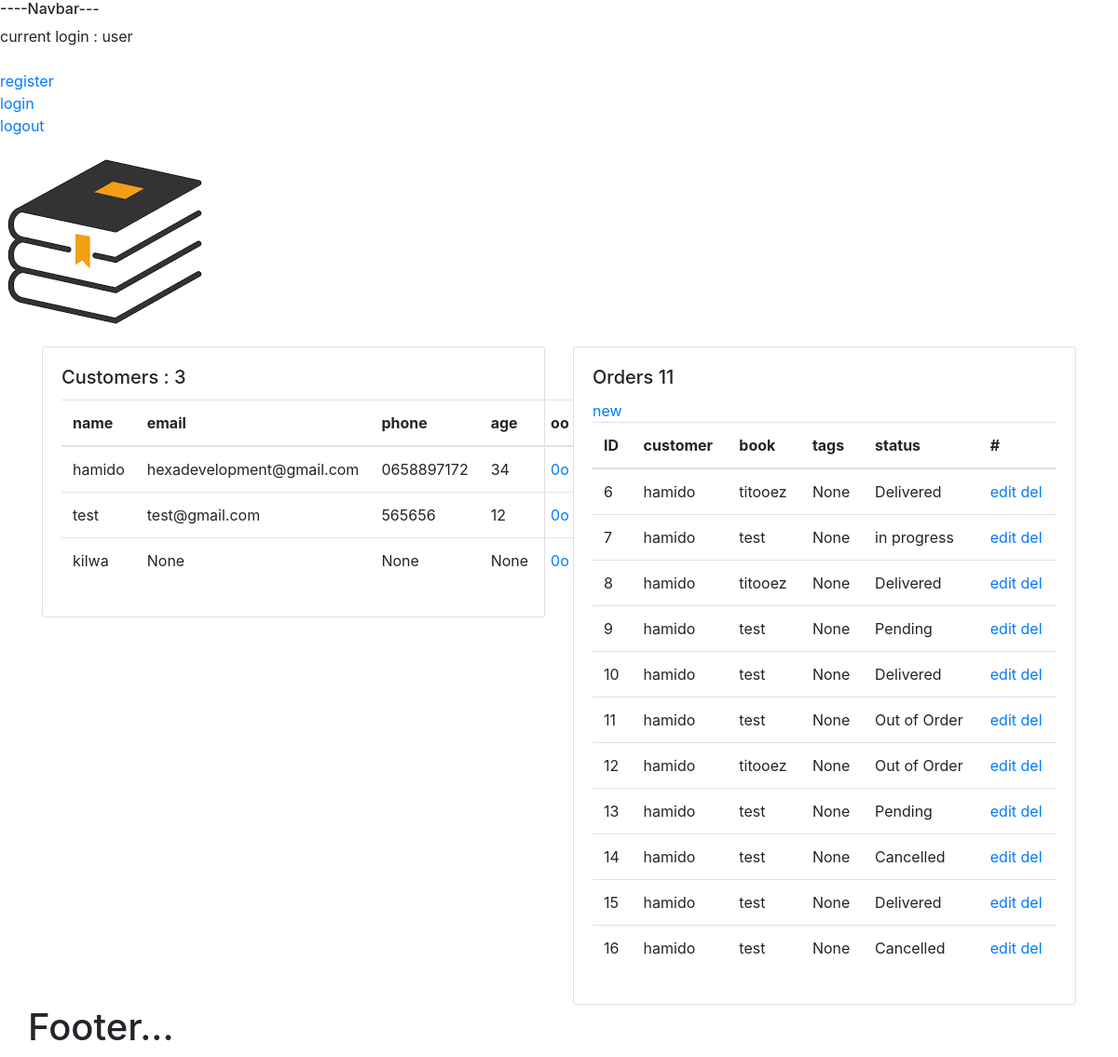
The app's page / (signed in), older data.
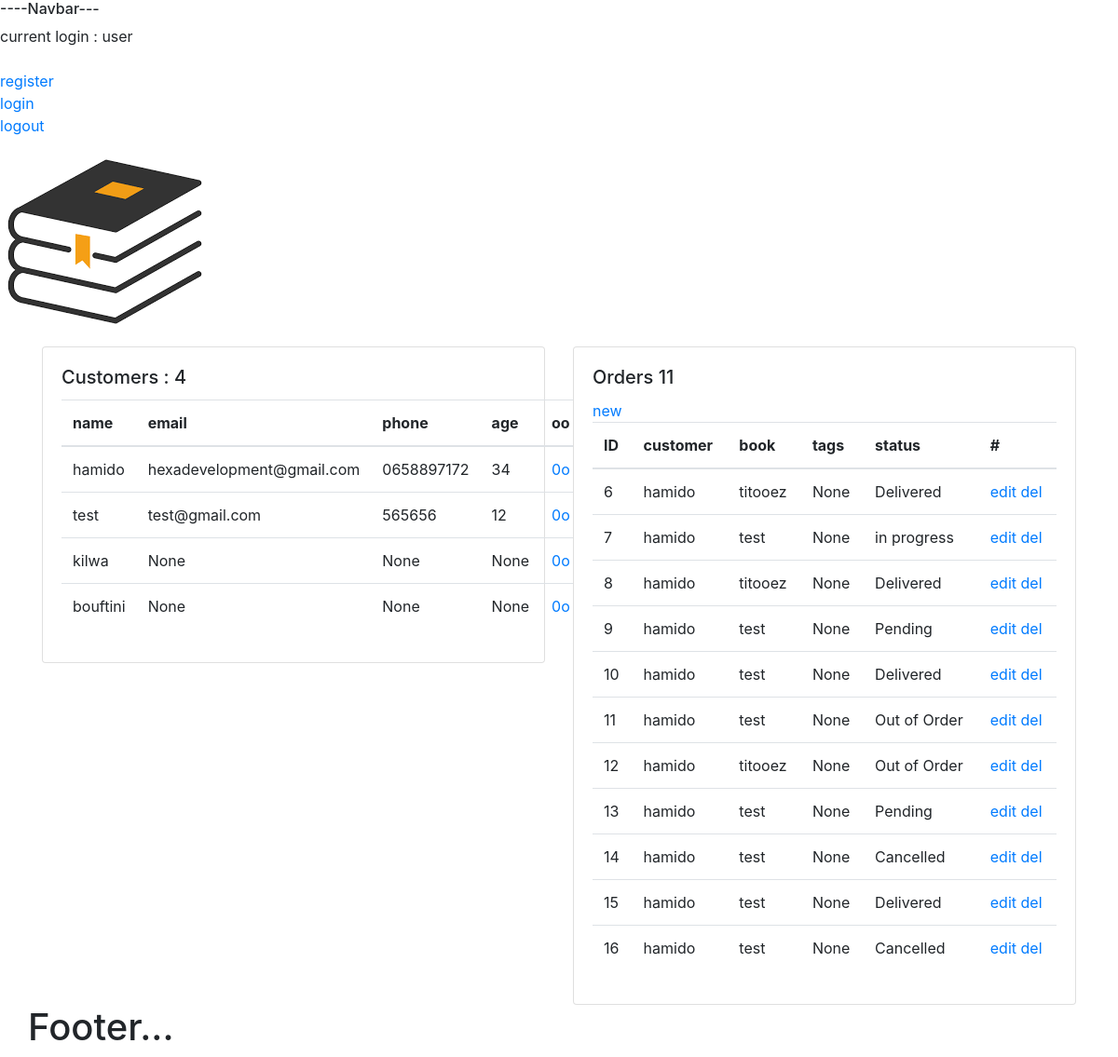
The same page, newer data.
### bookstore/models.py (models this page shows, shortened)
class Customer(models.Model):
    user = models.OneToOneField(User, null=True, on_delete=models.CASCADE)
    name = models.CharField(max_length=140, null=True)
    email = models.EmailField(max_length=140, null=True)
    avatar = models.ImageField(blank=True, null=True, default="book.png")
    phone = models.CharField(max_length=15, null=True)
    age = models.IntegerField(null=True)
    date_created = models.DateTimeField(auto_now_add=True)
    def __str__(self):
        return self.name

class Order(models.Model):
    STATUS = (
        ('Pending', 'Pending'),
        ('Delivered', 'Delivered'),
        ('in progress', 'in progress'),
        ('Out of Order', 'Out of Order'),
        ('Cancelled', 'Cancelled'),
    )
    customer = models.ForeignKey(Customer, null=True, on_delete=models.SET_NULL)
    book = models.ForeignKey(Book, null=True, on_delete=models.SET_NULL)
    tags = models.ManyToManyField(Tag)
    date_created = models.DateTimeField(auto_now_add=True)
    status = models.CharField(max_length=60,null=True, choices=STATUS)

class Book(models.Model):
    CATEGORY = (
        ('Horror', 'Horror'),
        ('Fantasy', 'Fantasy'),
        ('Classic', 'Classic'),
        ('Comics', 'Comics'),
    )
    name = models.CharField(max_length=140, null=True)
    author = models.CharField(max_length=140, null=True)
    price = models.FloatField(null=True)
    category = models.CharField(max_length=120, null=True, choices=CATEGORY)
    description = models.TextField(null=True)
    date_created = models.DateTimeField(auto_now_add=True)
    def __str__(self):
        return self.name

### bookstore/decorators.py (the view)
        def wrapper_func(request, *args, **kwargs):
            group = None
            if request.user.groups.exists():
                group = request.user.groups.all()[0].name
                if group in allowedGroups:
                    return view_func(request, *args, **kwargs)
                else:
                    return redirect('login')

### bookstore/views.py (called while the page is built)
@login_required(login_url='login')
@allowedUser(allowedGroups=['admin'])
def home(request):
    customers = Customer.objects.all()
    t_customers = customers.count()
    orders = Order.objects.all()
    t_orders = orders.count()
    p_orders = orders.filter(status = 'Pending').count()
    d_orders = orders.filter(status = 'Delivered').count()
    in_orders = orders.filter(status = 'in progress').count()
    out_orders = orders.filter(status = 'Out of Order').count()
    c_orders = orders.filter(status = 'Cancelled').count()
    context = {'customers': customers, 'orders': orders, 't_customers': t_customers,
               'p_orders': p_orders, 'd_orders': d_orders, 'in_orders': in_orders,
               'out_orders': out_orders, 'c_orders':c_orders, 't_orders': t_orders}
    return render(request, 'bookstore/dashboard.html', context)

### bookstore/templates/bookstore/dashboard.html
{% extends 'bookstore/main.html' %}
{% block content %}
<div class="container">
    <div class="row">
      <div class="col-md-6 mb-6">
        <div class="card">
          <div class="card-body">
            <h5 class="card-title">Customers : {{t_customers}}</h5>
            <table class="table">
    <thead>
      <tr>
        <th scope="col">name</th>
        <th scope="col">email</th>
        <th scope="col">phone</th>
        <th scope="col">age</th>
        <th scope="col">oo</th>
      </tr>
    </thead>
    <tbody>
    {% for item in customers %}
      <tr>
        <td>{{item.name}}</td>
        <td>{{item.email}}</td>
        <td>{{item.phone}}</td>
        <td>{{item.age}}</td>
        <td><a href="{% url 'customer' item.id %}">0o</a></td>
      </tr>
    {% endfor %}
    </tbody>
  </table>
          </div>
        </div>
      </div>
      <div class="col-md-6 mb-6">
        <div class="card">
          <div class="card-body">
            <h5 class="card-title">Orders {{ t_orders }}</h5>
            <a href="{% url 'create' %}">new</a>
    <table class="table">
    <thead>
      <tr>
        <th scope="col">ID</th>
        <th scope="col">customer</th>
        <th scope="col">book</th>
        <th scope="col">tags</th>
        <th scope="col">status</th>
        <th scope="col">#</th>
      </tr>
    </thead>
    <tbody>
    {% for item in orders %}
      <tr>
        <td>{{item.id}}</td>
        <td>{{item.customer}}</td>
        <td>{{item.book}}</td>
        <td>{{item.tags.name}}</td>
        <td>{{item.status}}</td>
        <td><a href="{% url 'update' item.id %}">edit</a>
        <a href="{% url 'delete' item.id %}">del</a>
        </td>
      </tr>
    {% endfor %}
    </tbody>
  </table>
          </div>
        </div>
      </div>
{% endblock %}

### bookstore/templates/bookstore/main.html (shortened to what this page needs)
{% load static %}
<!DOCTYPE html>
<html>
    <head>
        <link rel="stylesheet" href="{% static '/css/style.css' %}">
        <link rel="stylesheet" href="https://stackpath.bootstrapcdn.com/bootstrap/4.5.2/css/bootstrap.min.css">
    </head>
    <body>
{% include 'bookstore/navbar.html' %}
{% block content %}
{% endblock %}
<h1>Footer...</h1>
    </body>
</html>

### bookstore/templates/bookstore/navbar.html
{% load static %}
<h6>----Navbar---</h6>
 current login : {{request.user}} <br>
 {% if request.user.is_staff %}
 <br>
  <a href="{% url 'register' %}">register</a>
  <br>
  <a href="{% url 'login' %}">login</a>
  <br>
  {% endif %}
  <a href="{% url 'logout' %}">logout</a>
 <br>
<img src="{% static '/images/book.png' %}" class="img-fluid rounded-top" alt="">

### static/css/style.css (style rules this page uses)
body { background-color: beige; }

Row changes from the older to the newer data that the page shows:
added Customer: name "bouftini", email "None", phone "None", age "None"
Text that changed along with them:
{{ t_customers }}: "3" → "4"
